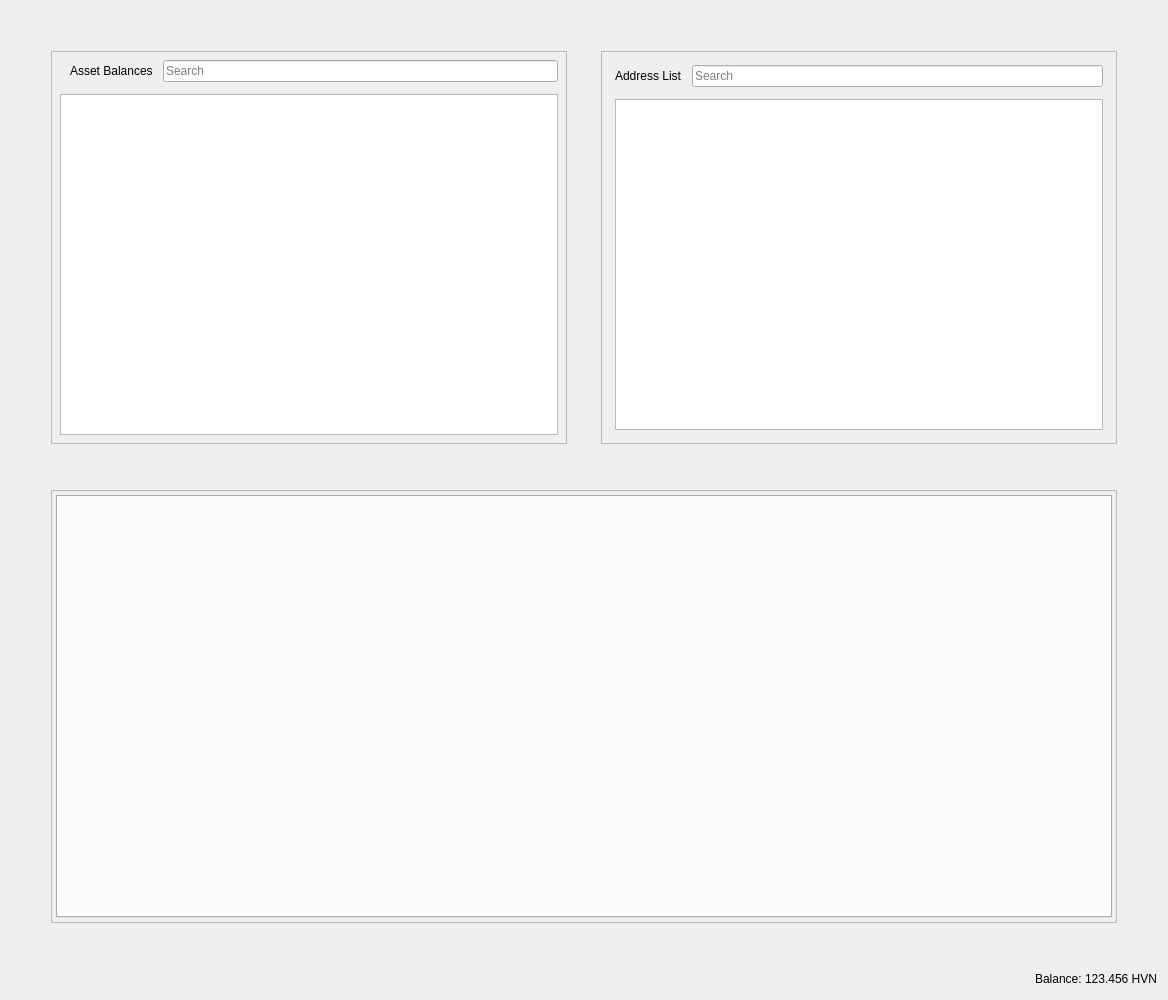
<?xml version="1.0" encoding="UTF-8"?>
<ui version="4.0">
 <class>RestrictedAssetsDialog</class>
 <widget class="QDialog" name="RestrictedAssetsDialog">
  <property name="geometry">
   <rect>
    <x>0</x>
    <y>0</y>
    <width>1168</width>
    <height>1000</height>
   </rect>
  </property>
  <property name="windowTitle">
   <string>Send Coins</string>
  </property>
  <layout class="QVBoxLayout" name="verticalLayout">
   <item>
    <layout class="QHBoxLayout" name="horizontalLayout">
     <property name="spacing">
      <number>34</number>
     </property>
     <property name="leftMargin">
      <number>40</number>
     </property>
     <property name="topMargin">
      <number>40</number>
     </property>
     <property name="rightMargin">
      <number>40</number>
     </property>
     <property name="bottomMargin">
      <number>40</number>
     </property>
     <item>
      <widget class="QFrame" name="frameAssetBalance">
       <property name="frameShape">
        <enum>QFrame::StyledPanel</enum>
       </property>
       <property name="frameShadow">
        <enum>QFrame::Raised</enum>
       </property>
       <layout class="QVBoxLayout" name="verticalLayout_7">
        <property name="spacing">
         <number>12</number>
        </property>
        <property name="leftMargin">
         <number>4</number>
        </property>
        <property name="topMargin">
         <number>4</number>
        </property>
        <property name="rightMargin">
         <number>4</number>
        </property>
        <property name="bottomMargin">
         <number>4</number>
        </property>
        <item>
         <layout class="QVBoxLayout" name="verticalLayout_4">
          <property name="spacing">
           <number>12</number>
          </property>
          <property name="leftMargin">
           <number>4</number>
          </property>
          <property name="topMargin">
           <number>4</number>
          </property>
          <property name="rightMargin">
           <number>4</number>
          </property>
          <property name="bottomMargin">
           <number>4</number>
          </property>
          <item>
           <layout class="QHBoxLayout" name="horizontalLayout_8">
            <property name="spacing">
             <number>10</number>
            </property>
            <property name="leftMargin">
             <number>10</number>
            </property>
            <item>
             <widget class="QLabel" name="labelAssetBalance">
              <property name="text">
               <string>Asset Balances</string>
              </property>
             </widget>
            </item>
            <item>
             <widget class="QLineEdit" name="lineEditAssetSearch">
              <property name="placeholderText">
               <string>Search</string>
              </property>
             </widget>
            </item>
           </layout>
          </item>
          <item>
           <widget class="QTableView" name="listAssets"/>
          </item>
         </layout>
        </item>
       </layout>
      </widget>
     </item>
     <item>
      <widget class="QFrame" name="frameAddressList">
       <property name="frameShape">
        <enum>QFrame::StyledPanel</enum>
       </property>
       <property name="frameShadow">
        <enum>QFrame::Raised</enum>
       </property>
       <layout class="QVBoxLayout" name="verticalLayout_10">
        <property name="spacing">
         <number>12</number>
        </property>
        <item>
         <layout class="QVBoxLayout" name="verticalLayout_9">
          <property name="spacing">
           <number>12</number>
          </property>
          <property name="leftMargin">
           <number>4</number>
          </property>
          <property name="topMargin">
           <number>4</number>
          </property>
          <property name="rightMargin">
           <number>4</number>
          </property>
          <property name="bottomMargin">
           <number>4</number>
          </property>
          <item>
           <layout class="QHBoxLayout" name="horizontalLayout_9">
            <property name="spacing">
             <number>10</number>
            </property>
            <property name="leftMargin">
             <number>0</number>
            </property>
            <property name="topMargin">
             <number>0</number>
            </property>
            <property name="rightMargin">
             <number>0</number>
            </property>
            <property name="bottomMargin">
             <number>0</number>
            </property>
            <item>
             <widget class="QLabel" name="labelAddressList">
              <property name="text">
               <string>Address List</string>
              </property>
             </widget>
            </item>
            <item>
             <widget class="QLineEdit" name="lineEditAddressSearch">
              <property name="placeholderText">
               <string>Search</string>
              </property>
             </widget>
            </item>
           </layout>
          </item>
          <item>
           <widget class="QTableView" name="myAddressList"/>
          </item>
         </layout>
        </item>
       </layout>
      </widget>
     </item>
    </layout>
   </item>
   <item>
    <layout class="QHBoxLayout" name="horizontalLayout_4">
     <property name="spacing">
      <number>34</number>
     </property>
     <property name="leftMargin">
      <number>40</number>
     </property>
     <property name="topMargin">
      <number>0</number>
     </property>
     <property name="rightMargin">
      <number>40</number>
     </property>
     <property name="bottomMargin">
      <number>40</number>
     </property>
     <item>
      <widget class="QFrame" name="tabFrame">
       <property name="frameShape">
        <enum>QFrame::StyledPanel</enum>
       </property>
       <property name="frameShadow">
        <enum>QFrame::Raised</enum>
       </property>
       <layout class="QVBoxLayout" name="verticalLayout_8">
        <property name="spacing">
         <number>12</number>
        </property>
        <property name="leftMargin">
         <number>4</number>
        </property>
        <property name="topMargin">
         <number>4</number>
        </property>
        <property name="rightMargin">
         <number>4</number>
        </property>
        <property name="bottomMargin">
         <number>4</number>
        </property>
        <item>
         <widget class="QTabWidget" name="tabWidget">
          <property name="tabPosition">
           <enum>QTabWidget::North</enum>
          </property>
          <property name="tabShape">
           <enum>QTabWidget::Rounded</enum>
          </property>
          <property name="currentIndex">
           <number>-1</number>
          </property>
          <property name="elideMode">
           <enum>Qt::ElideNone</enum>
          </property>
         </widget>
        </item>
       </layout>
      </widget>
     </item>
    </layout>
   </item>
   <item>
    <layout class="QHBoxLayout" name="horizontalLayout_2">
     <property name="spacing">
      <number>3</number>
     </property>
     <item>
      <spacer name="horizontalSpacer">
       <property name="orientation">
        <enum>Qt::Horizontal</enum>
       </property>
       <property name="sizeHint" stdset="0">
        <size>
         <width>40</width>
         <height>20</height>
        </size>
       </property>
      </spacer>
     </item>
     <item alignment="Qt::AlignRight">
      <widget class="QLabel" name="label">
       <property name="sizePolicy">
        <sizepolicy hsizetype="Preferred" vsizetype="Fixed">
         <horstretch>0</horstretch>
         <verstretch>0</verstretch>
        </sizepolicy>
       </property>
       <property name="text">
        <string>Balance:</string>
       </property>
      </widget>
     </item>
     <item alignment="Qt::AlignRight">
      <widget class="QLabel" name="labelBalance">
       <property name="sizePolicy">
        <sizepolicy hsizetype="Preferred" vsizetype="Fixed">
         <horstretch>0</horstretch>
         <verstretch>0</verstretch>
        </sizepolicy>
       </property>
       <property name="cursor">
        <cursorShape>IBeamCursor</cursorShape>
       </property>
       <property name="text">
        <string notr="true">123.456 HVN</string>
       </property>
       <property name="textInteractionFlags">
        <set>Qt::LinksAccessibleByMouse|Qt::TextSelectableByKeyboard|Qt::TextSelectableByMouse</set>
       </property>
      </widget>
     </item>
    </layout>
   </item>
  </layout>
 </widget>
 <resources>
  <include location="../hive.qrc"/>
 </resources>
 <connections/>
</ui>
